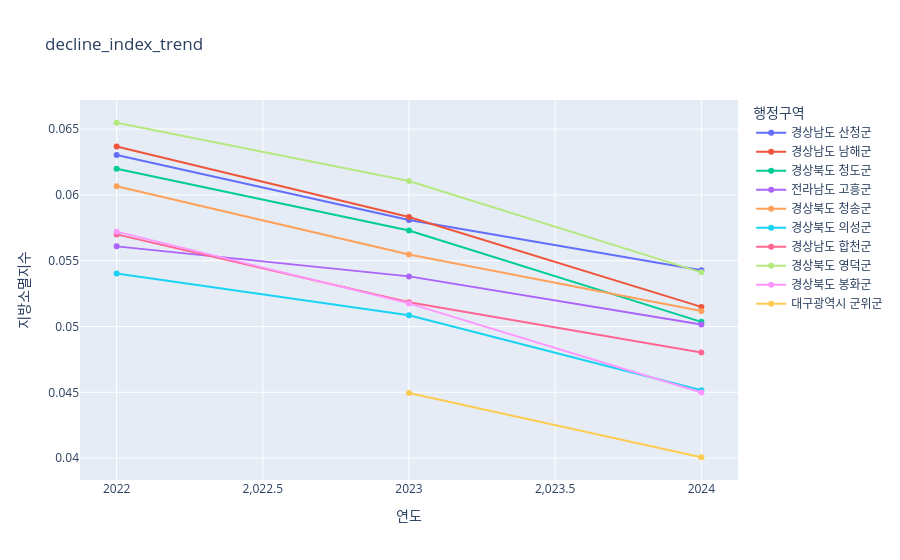

Notebook code for this chart:
### Code cell
# 시각화
fig = plot_extinction_trend(decline_stat_df1, title='decline_index_trend', save = True)
fig.show()

### Figure 1 — Plotly figure (JSON) as saved in the notebook; plotly's stock layout.template omitted (floating-point values rounded to 4 significant figures)
{"data": [{"customdata": [[1702, 27000], [1607, 27658], [1533, 28244]], "hovertemplate": "행정구역=경상남도 산청군<br>지방소멸지수=%{y:.3f}<br>20~39세_여성=%{customdata[0]}<br>65세_이상_전체=%{customdata[1]}<extra></extra>", "legendgroup": "경상남도 산청군", "line": {"color": "#636efa", "dash": "solid"}, "marker": {"symbol": "circle"}, "mode": "lines+markers", "name": "경상남도 산청군", "orientation": "v", "showlegend": true, "type": "scatter", "x": [2022, 2023, 2024], "xaxis": "x", "y": [0.06304, 0.0581, 0.05428], "yaxis": "y"}, {"customdata": [[2125, 33372], [1967, 33728], [1753, 34044]], "hovertemplate": "행정구역=경상남도 남해군<br>지방소멸지수=%{y:.3f}<br>20~39세_여성=%{customdata[0]}<br>65세_이상_전체=%{customdata[1]}<extra></extra>", "legendgroup": "경상남도 남해군", "line": {"color": "#EF553B", "dash": "solid"}, "marker": {"symbol": "circle"}, "mode": "lines+markers", "name": "경상남도 남해군", "orientation": "v", "showlegend": true, "type": "scatter", "x": [2022, 2023, 2024], "xaxis": "x", "y": [0.06368, 0.05832, 0.05149], "yaxis": "y"}, {"customdata": [[2092, 33752], [1985, 34644], [1807, 35886]], "hovertemplate": "행정구역=경상북도 청도군<br>지방소멸지수=%{y:.3f}<br>20~39세_여성=%{customdata[0]}<br>65세_이상_전체=%{customdata[1]}<extra></extra>", "legendgroup": "경상북도 청도군", "line": {"color": "#00cc96", "dash": "solid"}, "marker": {"symbol": "circle"}, "mode": "lines+markers", "name": "경상북도 청도군", "orientation": "v", "showlegend": true, "type": "scatter", "x": [2022, 2023, 2024], "xaxis": "x", "y": [0.06198, 0.0573, 0.05035], "yaxis": "y"}, {"customdata": [[2994, 53378], [2909, 54060], [2755, 54934]], "hovertemplate": "행정구역=전라남도 고흥군<br>지방소멸지수=%{y:.3f}<br>20~39세_여성=%{customdata[0]}<br>65세_이상_전체=%{customdata[1]}<extra></extra>", "legendgroup": "전라남도 고흥군", "line": {"color": "#ab63fa", "dash": "solid"}, "marker": {"symbol": "circle"}, "mode": "lines+markers", "name": "전라남도 고흥군", "orientation": "v", "showlegend": true, "type": "scatter", "x": [2022, 2023, 2024], "xaxis": "x", "y": [0.05609, 0.05381, 0.05015], "yaxis": "y"}, {"customdata": [[1191, 19634], [1114, 20084], [1061, 20730]], "hovertemplate": "행정구역=경상북도 청송군<br>지방소멸지수=%{y:.3f}<br>20~39세_여성=%{customdata[0]}<br>65세_이상_전체=%{customdata[1]}<extra></extra>", "legendgroup": "경상북도 청송군", "line": {"color": "#FFA15A", "dash": "solid"}, "marker": {"symbol": "circle"}, "mode": "lines+markers", "name": "경상북도 청송군", "orientation": "v", "showlegend": true, "type": "scatter", "x": [2022, 2023, 2024], "xaxis": "x", "y": [0.06066, 0.05547, 0.05118], "yaxis": "y"}, {"customdata": [[2396, 44352], [2307, 45364], [2084, 46154]], "hovertemplate": "행정구역=경상북도 의성군<br>지방소멸지수=%{y:.3f}<br>20~39세_여성=%{customdata[0]}<br>65세_이상_전체=%{customdata[1]}<extra></extra>", "legendgroup": "경상북도 의성군", "line": {"color": "#19d3f3", "dash": "solid"}, "marker": {"symbol": "circle"}, "mode": "lines+markers", "name": "경상북도 의성군", "orientation": "v", "showlegend": true, "type": "scatter", "x": [2022, 2023, 2024], "xaxis": "x", "y": [0.05402, 0.05086, 0.04515], "yaxis": "y"}, {"customdata": [[2015, 35350], [1849, 35668], [1740, 36226]], "hovertemplate": "행정구역=경상남도 합천군<br>지방소멸지수=%{y:.3f}<br>20~39세_여성=%{customdata[0]}<br>65세_이상_전체=%{customdata[1]}<extra></extra>", "legendgroup": "경상남도 합천군", "line": {"color": "#FF6692", "dash": "solid"}, "marker": {"symbol": "circle"}, "mode": "lines+markers", "name": "경상남도 합천군", "orientation": "v", "showlegend": true, "type": "scatter", "x": [2022, 2023, 2024], "xaxis": "x", "y": [0.057, 0.05184, 0.04803], "yaxis": "y"}, {"customdata": [[1832, 27976], [1733, 28386], [1562, 28864]], "hovertemplate": "행정구역=경상북도 영덕군<br>지방소멸지수=%{y:.3f}<br>20~39세_여성=%{customdata[0]}<br>65세_이상_전체=%{customdata[1]}<extra></extra>", "legendgroup": "경상북도 영덕군", "line": {"color": "#B6E880", "dash": "solid"}, "marker": {"symbol": "circle"}, "mode": "lines+markers", "name": "경상북도 영덕군", "orientation": "v", "showlegend": true, "type": "scatter", "x": [2022, 2023, 2024], "xaxis": "x", "y": [0.06548, 0.06105, 0.05412], "yaxis": "y"}, {"customdata": [[1367, 23894], [1263, 24402], [1128, 25076]], "hovertemplate": "행정구역=경상북도 봉화군<br>지방소멸지수=%{y:.3f}<br>20~39세_여성=%{customdata[0]}<br>65세_이상_전체=%{customdata[1]}<extra></extra>", "legendgroup": "경상북도 봉화군", "line": {"color": "#FF97FF", "dash": "solid"}, "marker": {"symbol": "circle"}, "mode": "lines+markers", "name": "경상북도 봉화군", "orientation": "v", "showlegend": true, "type": "scatter", "x": [2022, 2023, 2024], "xaxis": "x", "y": [0.05721, 0.05176, 0.04498], "yaxis": "y"}, {"customdata": [[926, 20600], [851, 21240]], "hovertemplate": "행정구역=대구광역시 군위군<br>지방소멸지수=%{y:.3f}<br>20~39세_여성=%{customdata[0]}<br>65세_이상_전체=%{customdata[1]}<extra></extra>", "legendgroup": "대구광역시 군위군", "line": {"color": "#FECB52", "dash": "solid"}, "marker": {"symbol": "circle"}, "mode": "lines+markers", "name": "대구광역시 군위군", "orientation": "v", "showlegend": true, "type": "scatter", "x": [2023, 2024], "xaxis": "x", "y": [0.04495, 0.04007], "yaxis": "y"}], "layout": {"hoverlabel": {"bgcolor": "white", "font": {"size": 12}}, "legend": {"title": {"text": "행정구역"}, "tracegroupgap": 0}, "title": {"text": "decline_index_trend"}, "xaxis": {"anchor": "y", "domain": [0, 1], "title": {"text": "연도"}}, "yaxis": {"anchor": "x", "domain": [0, 1], "title": {"text": "지방소멸지수"}}}}
